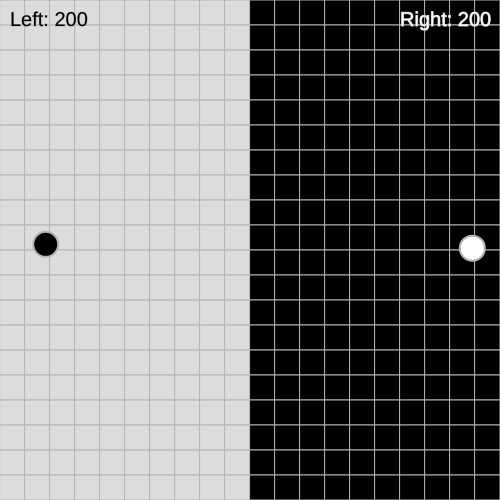
Frame 1 (no input)
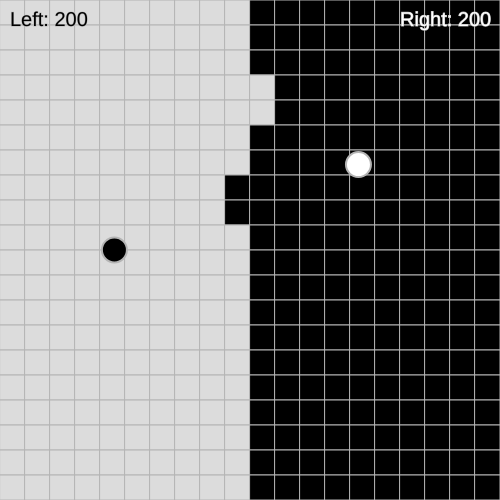
Frame 60 (no input)
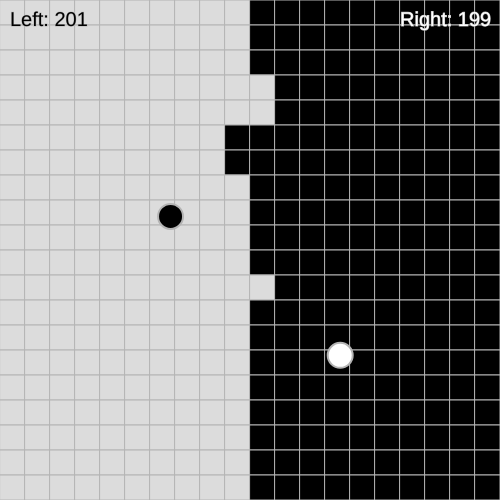
Frame 120 (the mouse pressed at the canvas centre since frame 60)

The p5.js sketch that drew these frames (run headless with seeded random() and noise() and a simulated clock; from frame 60 on, the mouse is pressed at the canvas centre):

// p5.js sketch
// ── sketch.js
let cols = 20;
let rows = 20;
let grid = [];
let cellSize;

let LEFT = 0;
let RIGHT = 1;

let leftColor;
let rightColor;
let leftBallColor;
let rightBallColor;

let balls = [];

function setup() {
  createCanvas(500, 500);
  cellSize = width / cols;
  leftColor = color(220); // light grey
  rightColor = color(0);  // black
  leftBallColor = color(0); 
  rightBallColor = color(255); 

  // init grid: left half is LEFT, right half is RIGHT
  for (let i = 0; i < cols; i++) {
    grid[i] = [];
    for (let j = 0; j < rows; j++) {
      if (i < cols / 2) {
        grid[i][j] = LEFT;
      } else {
        grid[i][j] = RIGHT;
      }
    }
  }

  // two balls: one LEFT color, one RIGHT color
  balls.push(new Ball(cellSize * 1.5, cellSize * (rows/2), LEFT));
  balls.push(new Ball(cellSize * (cols - 1.5), cellSize * (rows/2), RIGHT));
}

function draw() {
  background(255);

  // draw grid
  for (let i = 0; i < cols; i++) {
    for (let j = 0; j < rows; j++) {
      if (grid[i][j] === LEFT) {
        fill(leftColor);
      } else {
        fill(rightColor);
      }
      stroke(180);
      rect(i * cellSize, j * cellSize, cellSize, cellSize);
    }
  }

  // balls move and interact
  for (let ball of balls) {
    ball.move();
    ball.show();
    ball.convertBlock();
  }

  // display counts
  let leftCount = 0;
  let rightCount = 0;
  for (let i = 0; i < cols; i++) {
    for (let j = 0; j < rows; j++) {
      if (grid[i][j] === LEFT) leftCount++;
      else rightCount++;
    }
  }
  fill(0);
  textSize(20);
  textAlign(LEFT, TOP);
  text("Left: " + leftCount, 10, 10);
  fill(255);
  textAlign(RIGHT, TOP);
  text("Right: " + rightCount, width - 100, 10);
}

class Ball {
  constructor(x, y, side) {
    this.x = x;
    this.y = y;
    this.side = side;
    this.vel = p5.Vector.random2D();
    this.vel.setMag(10); // speed of the ball
    this.radius = cellSize * 0.5;
  }

  move() {
    // Check next position
    let nextX = this.x + this.vel.x;
    let nextY = this.y + this.vel.y;

    // Check collision with opposite colored cells
    // Check the cells that the ball's circle would touch
    let minI = floor((nextX - this.radius) / cellSize);
    let maxI = floor((nextX + this.radius) / cellSize);
    let minJ = floor((nextY - this.radius) / cellSize);
    let maxJ = floor((nextY + this.radius) / cellSize);

    let bounceX = false;
    let bounceY = false;

    for (let i = minI; i <= maxI; i++) {
      for (let j = minJ; j <= maxJ; j++) {
        if (i >= 0 && i < cols && j >= 0 && j < rows) {
          if (grid[i][j] !== this.side) {
            // Check if ball actually intersects this cell
            let cellLeft = i * cellSize;
            let cellRight = (i + 1) * cellSize;
            let cellTop = j * cellSize;
            let cellBottom = (j + 1) * cellSize;

            if (nextX + this.radius > cellLeft && nextX - this.radius < cellRight &&
                nextY + this.radius > cellTop && nextY - this.radius < cellBottom) {

              // Convert the block if it is opposite and collision occurs
              grid[i][j] = this.side;
              console.log('change')

              // Determine if collision is more horizontal or vertical
              let currentI = floor(this.x / cellSize);
              let currentJ = floor(this.y / cellSize);

              if (i !== currentI) bounceX = true;
              if (j !== currentJ) bounceY = true;
            }
          }
        }
      }
    }

    if (bounceX || bounceY) {
      if (bounceX) {
        this.vel.x *= -1;
        nextX = this.x + this.vel.x;
      }
      if (bounceY) {
        this.vel.y *= -1;
        nextY = this.y + this.vel.y;
      }
      
      // Add randomness to the reaction vector for fun side effects
      let randomAngle = random(-PI/6, PI/6); // Random angle between -30 and 30 degrees
      this.vel.rotate(randomAngle);
      
    }

    // Move continuously
    this.x = nextX;
    this.y = nextY;

    // Bounce off canvas edges
    if (this.x - this.radius < 0 || this.x + this.radius > width) {
      this.vel.x *= -1;
      this.x = constrain(this.x, this.radius, width - this.radius);
    }
    if (this.y - this.radius < 0 || this.y + this.radius > height) {
      this.vel.y *= -1;
      this.y = constrain(this.y, this.radius, height - this.radius);
    }
  }

  show() {
    push();
    if (this.side === LEFT) {
      fill(leftBallColor);
    } else {
      fill(rightBallColor);
    }
    strokeWeight(2);
    ellipse(this.x, this.y, this.radius * 2);
    pop();
  }

  convertBlock() {
    // Convert the grid cell this ball is currently over
    let i = floor(this.x / cellSize);
    let j = floor(this.y / cellSize);
    if (i >= 0 && i < cols && j >= 0 && j < rows) {
      if (grid[i][j] !== this.side) {
        grid[i][j] = this.side;
      }
    }
  }
}
